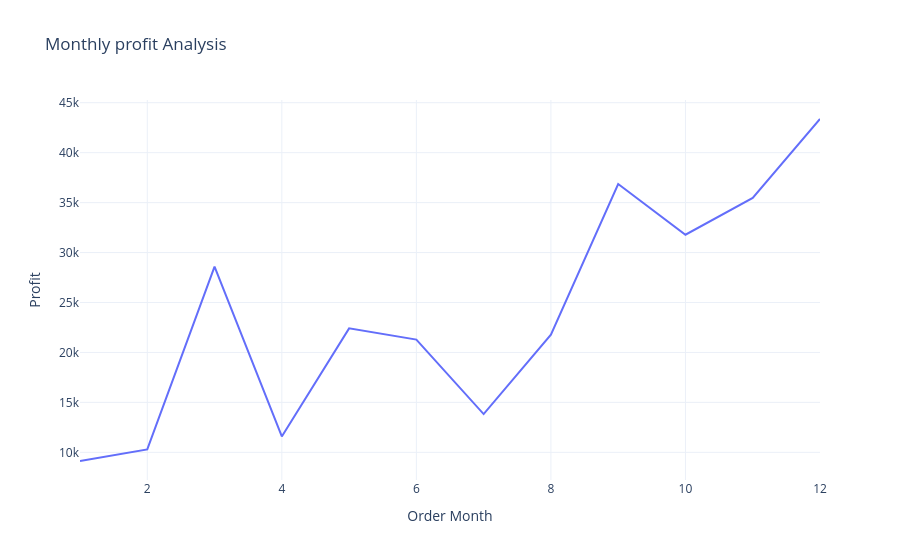

The code cell stored with this chart in its notebook:
### Code cell
fig= px.line(profit_by_month, x = 'Order Month', y='Profit',title='Monthly profit Analysis')

fig.show()

### Figure 1 — Plotly figure (JSON) as saved in the notebook; plotly's stock layout.template omitted (floating-point values rounded to 4 significant figures)
{"data": [{"hovertemplate": "Order Month=%{x}<br>Profit=%{y}<extra></extra>", "legendgroup": "", "line": {"color": "#636efa", "dash": "solid"}, "marker": {"symbol": "circle"}, "mode": "lines", "name": "", "orientation": "v", "showlegend": false, "type": "scatter", "x": [1, 2, 3, 4, 5, 6, 7, 8, 9, 10, 11, 12], "xaxis": "x", "y": [9134.0, 10290.0, 28590.0, 11590.0, 22410.0, 21290.0, 13830.0, 21780.0, 36860.0, 31780.0, 35470.0, 43370.0], "yaxis": "y"}], "layout": {"legend": {"tracegroupgap": 0}, "title": {"text": "Monthly profit Analysis"}, "xaxis": {"anchor": "y", "domain": [0, 1], "title": {"text": "Order Month"}}, "yaxis": {"anchor": "x", "domain": [0, 1], "title": {"text": "Profit"}}}}
